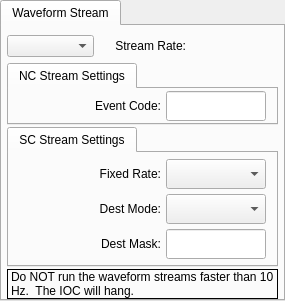
                 <widget class="QTabWidget" name="tabWidget_9">
                  <property name="minimumSize">
                   <size>
                    <width>0</width>
                    <height>0</height>
                   </size>
                  </property>
                  <property name="maximumSize">
                   <size>
                    <width>300</width>
                    <height>16777215</height>
                   </size>
                  </property>
                  <property name="currentIndex">
                   <number>0</number>
                  </property>
                  <widget class="QWidget" name="tab_4">
                   <attribute name="title">
                    <string>Waveform Stream</string>
                   </attribute>
                   <layout class="QVBoxLayout" name="verticalLayout_19">
                    <property name="spacing">
                     <number>2</number>
                    </property>
                    <property name="leftMargin">
                     <number>5</number>
                    </property>
                    <property name="topMargin">
                     <number>5</number>
                    </property>
                    <property name="rightMargin">
                     <number>5</number>
                    </property>
                    <property name="bottomMargin">
                     <number>0</number>
                    </property>
                    <item>
                     <widget class="QFrame" name="frame_22">
                      <property name="minimumSize">
                       <size>
                        <width>0</width>
                        <height>25</height>
                       </size>
                      </property>
                      <property name="frameShape">
                       <enum>QFrame::NoFrame</enum>
                      </property>
                      <property name="frameShadow">
                       <enum>QFrame::Raised</enum>
                      </property>
                      <layout class="QHBoxLayout" name="horizontalLayout_44">
                       <property name="spacing">
                        <number>5</number>
                       </property>
                       <property name="leftMargin">
                        <number>0</number>
                       </property>
                       <property name="topMargin">
                        <number>0</number>
                       </property>
                       <property name="rightMargin">
                        <number>0</number>
                       </property>
                       <property name="bottomMargin">
                        <number>0</number>
                       </property>
                       <item>
                        <layout class="QHBoxLayout" name="horizontalLayout_45">
                         <property name="spacing">
                          <number>5</number>
                         </property>
                         <item>
                          <widget class="PyDMEnumComboBox" name="PyDMEnumComboBox_26">
                           <property name="toolTip">
                            <string/>
                           </property>
                           <property name="channel" stdset="0">
                            <string>ca://TPR:${LOCA}:${IOC_UNIT}:${INST}:WFSTREAMRATE</string>
                           </property>
                          </widget>
                         </item>
                         <item>
                          <widget class="QLabel" name="label_30">
                           <property name="minimumSize">
                            <size>
                             <width>0</width>
                             <height>30</height>
                            </size>
                           </property>
                           <property name="text">
                            <string>Stream Rate:</string>
                           </property>
                           <property name="alignment">
                            <set>Qt::AlignRight|Qt::AlignTrailing|Qt::AlignVCenter</set>
                           </property>
                          </widget>
                         </item>
                         <item>
                          <widget class="PyDMLabel" name="PyDMLabel_29">
                           <property name="maximumSize">
                            <size>
                             <width>100</width>
                             <height>25</height>
                            </size>
                           </property>
                           <property name="toolTip">
                            <string/>
                           </property>
                           <property name="alignment">
                            <set>Qt::AlignCenter</set>
                           </property>
                           <property name="showUnits" stdset="0">
                            <bool>true</bool>
                           </property>
                           <property name="precisionFromPV" stdset="0">
                            <bool>false</bool>
                           </property>
                           <property name="alarmSensitiveContent" stdset="0">
                            <bool>true</bool>
                           </property>
                           <property name="channel" stdset="0">
                            <string>ca://TPR:${LOCA}:${IOC_UNIT}:${INST}:CH06_RATE</string>
                           </property>
                          </widget>
                         </item>
                        </layout>
                       </item>
                      </layout>
                     </widget>
                    </item>
                    <item>
                     <layout class="QVBoxLayout" name="verticalLayout_20">
                      <property name="spacing">
                       <number>2</number>
                      </property>
                      <item>
                       <widget class="QTabWidget" name="tabWidget_10">
                        <property name="currentIndex">
                         <number>0</number>
                        </property>
                        <widget class="QWidget" name="tab_13">
                         <attribute name="title">
                          <string>NC Stream Settings</string>
                         </attribute>
                         <layout class="QHBoxLayout" name="horizontalLayout_46">
                          <property name="spacing">
                           <number>5</number>
                          </property>
                          <property name="leftMargin">
                           <number>0</number>
                          </property>
                          <property name="topMargin">
                           <number>0</number>
                          </property>
                          <property name="rightMargin">
                           <number>0</number>
                          </property>
                          <property name="bottomMargin">
                           <number>0</number>
                          </property>
                          <item>
                           <layout class="QHBoxLayout" name="horizontalLayout_62">
                            <property name="spacing">
                             <number>5</number>
                            </property>
                            <property name="leftMargin">
                             <number>10</number>
                            </property>
                            <property name="rightMargin">
                             <number>10</number>
                            </property>
                            <item>
                             <widget class="QLabel" name="label_31">
                              <property name="minimumSize">
                               <size>
                                <width>100</width>
                                <height>30</height>
                               </size>
                              </property>
                              <property name="maximumSize">
                               <size>
                                <width>16777215</width>
                                <height>30</height>
                               </size>
                              </property>
                              <property name="text">
                               <string>Event Code:</string>
                              </property>
                              <property name="alignment">
                               <set>Qt::AlignRight|Qt::AlignTrailing|Qt::AlignVCenter</set>
                              </property>
                             </widget>
                            </item>
                            <item>
                             <widget class="PyDMLineEdit" name="PyDMLineEdit_13">
                              <property name="minimumSize">
                               <size>
                                <width>0</width>
                                <height>0</height>
                               </size>
                              </property>
                              <property name="maximumSize">
                               <size>
                                <width>100</width>
                                <height>30</height>
                               </size>
                              </property>
                              <property name="toolTip">
                               <string/>
                              </property>
                              <property name="alignment">
                               <set>Qt::AlignCenter</set>
                              </property>
                              <property name="channel" stdset="0">
                               <string>ca://TPR:${LOCA}:${IOC_UNIT}:${INST}:CH06_EVCODE</string>
                              </property>
                             </widget>
                            </item>
                           </layout>
                          </item>
                         </layout>
                        </widget>
                       </widget>
                      </item>
                      <item>
                       <widget class="QTabWidget" name="tabWidget_11">
                        <property name="currentIndex">
                         <number>0</number>
                        </property>
                        <widget class="QWidget" name="tab_14">
                         <attribute name="title">
                          <string>SC Stream Settings</string>
                         </attribute>
                         <layout class="QGridLayout" name="gridLayout_2">
                          <property name="leftMargin">
                           <number>5</number>
                          </property>
                          <property name="topMargin">
                           <number>5</number>
                          </property>
                          <property name="rightMargin">
                           <number>5</number>
                          </property>
                          <property name="bottomMargin">
                           <number>5</number>
                          </property>
                          <property name="spacing">
                           <number>5</number>
                          </property>
                          <item row="0" column="0">
                           <layout class="QGridLayout" name="gridLayout">
                            <property name="leftMargin">
                             <number>5</number>
                            </property>
                            <property name="rightMargin">
                             <number>5</number>
                            </property>
                            <property name="spacing">
                             <number>5</number>
                            </property>
                            <item row="1" column="0">
                             <widget class="QLabel" name="label_40">
                              <property name="minimumSize">
                               <size>
                                <width>0</width>
                                <height>30</height>
                               </size>
                              </property>
                              <property name="text">
                               <string>Dest Mode:</string>
                              </property>
                              <property name="alignment">
                               <set>Qt::AlignRight|Qt::AlignTrailing|Qt::AlignVCenter</set>
                              </property>
                             </widget>
                            </item>
                            <item row="0" column="0">
                             <widget class="QLabel" name="label_41">
                              <property name="minimumSize">
                               <size>
                                <width>0</width>
                                <height>30</height>
                               </size>
                              </property>
                              <property name="text">
                               <string>Fixed Rate:</string>
                              </property>
                              <property name="alignment">
                               <set>Qt::AlignRight|Qt::AlignTrailing|Qt::AlignVCenter</set>
                              </property>
                             </widget>
                            </item>
                            <item row="2" column="0">
                             <widget class="QLabel" name="label_42">
                              <property name="minimumSize">
                               <size>
                                <width>0</width>
                                <height>30</height>
                               </size>
                              </property>
                              <property name="text">
                               <string>Dest Mask:</string>
                              </property>
                              <property name="alignment">
                               <set>Qt::AlignRight|Qt::AlignTrailing|Qt::AlignVCenter</set>
                              </property>
                             </widget>
                            </item>
                            <item row="0" column="1">
                             <widget class="PyDMEnumComboBox" name="PyDMEnumComboBox_2">
                              <property name="minimumSize">
                               <size>
                                <width>0</width>
                                <height>0</height>
                               </size>
                              </property>
                              <property name="maximumSize">
                               <size>
                                <width>100</width>
                                <height>30</height>
                               </size>
                              </property>
                              <property name="toolTip">
                               <string/>
                              </property>
                              <property name="channel" stdset="0">
                               <string>ca://TPR:${LOCA}:${IOC_UNIT}:${INST}:CH06_FIXEDRATE</string>
                              </property>
                             </widget>
                            </item>
                            <item row="1" column="1">
                             <widget class="PyDMEnumComboBox" name="PyDMEnumComboBox_3">
                              <property name="minimumSize">
                               <size>
                                <width>0</width>
                                <height>0</height>
                               </size>
                              </property>
                              <property name="maximumSize">
                               <size>
                                <width>100</width>
                                <height>30</height>
                               </size>
                              </property>
                              <property name="toolTip">
                               <string/>
                              </property>
                              <property name="channel" stdset="0">
                               <string>ca://TPR:${LOCA}:${IOC_UNIT}:${INST}:CH06_DESTMODE</string>
                              </property>
                             </widget>
                            </item>
                            <item row="2" column="1">
                             <widget class="PyDMLineEdit" name="PyDMLineEdit_14">
                              <property name="minimumSize">
                               <size>
                                <width>0</width>
                                <height>0</height>
                               </size>
                              </property>
                              <property name="maximumSize">
                               <size>
                                <width>100</width>
                                <height>30</height>
                               </size>
                              </property>
                              <property name="toolTip">
                               <string/>
                              </property>
                              <property name="alignment">
                               <set>Qt::AlignCenter</set>
                              </property>
                              <property name="channel" stdset="0">
                               <string>ca://TPR:${LOCA}:${IOC_UNIT}:${INST}:CH06_DESTMASK</string>
                              </property>
                              <property name="displayFormat" stdset="0">
                               <enum>PyDMLineEdit::Hex</enum>
                              </property>
                             </widget>
                            </item>
                           </layout>
                          </item>
                         </layout>
                        </widget>
                       </widget>
                      </item>
                     </layout>
                    </item>
                    <item>
                     <widget class="QLabel" name="label_43">
                      <property name="frameShape">
                       <enum>QFrame::Box</enum>
                      </property>
                      <property name="text">
                       <string>Do NOT run the waveform streams faster than 10 Hz.  The IOC will hang.</string>
                      </property>
                      <property name="wordWrap">
                       <bool>true</bool>
                      </property>
                     </widget>
                    </item>
                   </layout>
                  </widget>
                 </widget>
